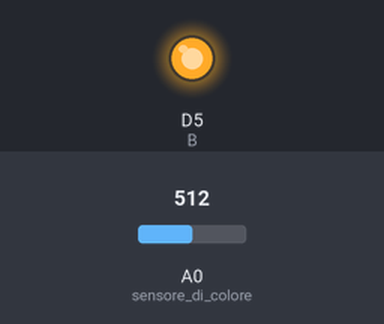
The sketch below on a simulated ESP8266 (NodeMCU). Shown: output pins drawn as LEDs (lit = HIGH). Inputs (shaded band) come from the test bench; at power-on: A0 (sensore_di_colore) = 512. Pins used as bus, display or sensor lines are not drawn; what the sketch prints to the serial monitor is not drawn.

Above: at 0.05 s.
Timing chart, 0 to 3.0 s (numbered marks = the images above):
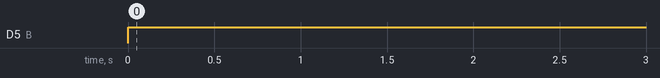

The sketch:

nanoCode.ino
```cpp
int bin1 = D2;
int bin2 = D3;
int G = D4;
int B = D5;
int R = D6;
int sensore_di_colore = A0;
int vr, vg,vb;
bool bin1in;
bool bin2in;
void setup() {
  bin1in = false;
  bin2in = false;
  pinMode(R,OUTPUT);
  pinMode(G,OUTPUT);
  pinMode(B,OUTPUT);
  // put your setup code here, to run once:
  Serial.begin(9600);

}

bool inRange(int val, int rangeMin, int rangeMax) {
  if(val > rangeMin && val < rangeMax) {
    return true;
  }
  else {
    return false;
  }
}

int colore;

void loop() {
  digitalWrite(R,HIGH);
  digitalWrite(G,LOW);
  digitalWrite(B,LOW);
  delay(1);
  vr= analogRead(sensore_di_colore)/4;

  digitalWrite(G,HIGH); //accende il blu
  digitalWrite(R,LOW);
  digitalWrite(B,LOW);
  delay(1);
  vg= analogRead(sensore_di_colore)/4;


  digitalWrite(B,HIGH);
  digitalWrite(G,LOW);
  digitalWrite(R,LOW);
  delay(1);
  vb= analogRead(sensore_di_colore)/4;

  Serial.print(vr);
  Serial.print(" ");
  Serial.print(vg);
  Serial.print(" ");
  Serial.println(vb);

  if(inRange(vr, 150, 170) && inRange(vg, 150, 170)  && inRange(vb, 150, 170) ) {
    Serial.println("Argentato");
  }

  delay(500);
}
```

Measured:
- by itself, D5 (B): LOW → HIGH at 0.00 s
